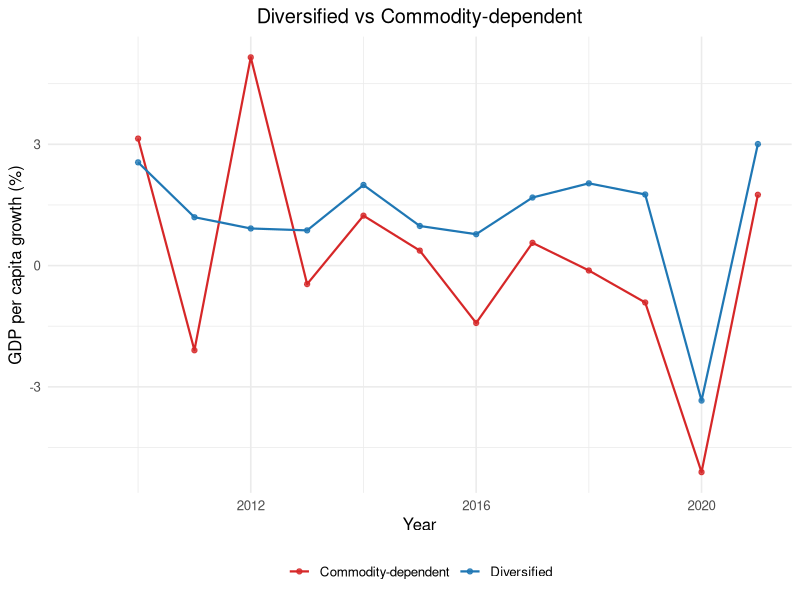

Here is the R script that generated this plot:
library(tidyverse)
library(dplyr)
library(ggplot2)
library(purrr)
library(patchwork)

# Importing Data Sets

Continent_Classification <- read.csv("data sets/continents-according-to-our-world-in-data.csv")
GDP_per_capita <- read.csv("data sets/gdp-per-capita-worldbank.csv")
LDC <- read.csv("data sets/LDC.csv")
World_Population <- read.csv("data sets/world population.csv")
NEET <- read.csv("data sets/youth-not-in-education-employment-training.csv")


# Rename Columns

colnames(GDP_per_capita) <- c("Country", "Code", "Year", "GDP_Per_Capita")
colnames(Continent_Classification) <- c("Country", "Code", "Year", "Continent")
colnames(World_Population) <- c("Country", "Code", "Year", "Population")


# Convert columns to correct types

GDP_per_capita <- GDP_per_capita %>%
  mutate(
    Country = as.character(Country),
    Code = as.character(Code),
    Year = as.integer(Year),
    GDP_Per_Capita = map_dbl(GDP_Per_Capita, as.numeric)
  )

Continent_Classification <- Continent_Classification %>%
  mutate(
    Country = as.character(Country),
    Code = as.character(Code),
    Year = as.integer(Year),
    Continent = as.character(Continent)
  )

World_Population <- World_Population %>%
  mutate(
    Country = as.character(Country),
    Code = as.character(Code),
    Year = as.integer(Year),
    Population = as.numeric(Population)
  )

# Combine Data Sets

GDP_Continent_Population_Combined <- GDP_per_capita %>%
  left_join(Continent_Classification %>% select(Code, Continent), by = "Code") %>%
  left_join(World_Population %>% select(Code, Year, Population), by = c("Code", "Year"))


GDP_Continent_Population_Combined <- GDP_Continent_Population_Combined %>%
  drop_na()


# LDC Classification

GDP_Continent_Population_Combined <- GDP_Continent_Population_Combined %>%
  mutate(LDC_Status = Country %in% LDC$Country & Year %in% LDC$Year)

# Add growth rate

GDP_Continent_Population_Combined <- GDP_Continent_Population_Combined %>%
  arrange(Country, Year) %>%  
  group_by(Country) %>%
  mutate(GDP_growth_rate = (GDP_Per_Capita - lag(GDP_Per_Capita)) / lag(GDP_Per_Capita) * 100) %>%
  ungroup()


# Determine Fair growth Target

# Europe
europemean <- GDP_Continent_Population_Combined %>%
  filter(Continent == "Europe") %>%
  filter(Year >= 2009 & Year <= 2021) %>%
  summarise(mean_gdp_pc = mean(GDP_Per_Capita, na.rm = TRUE))

# Asia
asiamean <- GDP_Continent_Population_Combined %>%
  filter(Continent == "Asia") %>%
  filter(Year >= 2009 & Year <= 2021) %>%
  summarise(mean_gdp_pc = mean(GDP_Per_Capita, na.rm = TRUE))

# Africa
africamean <- GDP_Continent_Population_Combined %>%
  filter(Continent == "Africa") %>%
  filter(Year >= 2009 & Year <= 2021) %>%
  summarise(mean_gdp_pc = mean(GDP_Per_Capita, na.rm = TRUE))

# North America
northamericamean <- GDP_Continent_Population_Combined %>%
  filter(Continent == "North America") %>%
  filter(Year >= 2009 & Year <= 2021) %>%
  summarise(mean_gdp_pc = mean(GDP_Per_Capita, na.rm = TRUE))

# South America
southamericamean <- GDP_Continent_Population_Combined %>%
  filter(Continent == "South America") %>%
  filter(Year >= 2009 & Year <= 2021) %>%
  summarise(mean_gdp_pc = mean(GDP_Per_Capita, na.rm = TRUE))

# Oceania
oceaniamean <- GDP_Continent_Population_Combined %>%
  filter(Continent == "Oceania") %>%
  filter(Year >= 2009 & Year <= 2021) %>%
  summarise(mean_gdp_pc = mean(GDP_Per_Capita, na.rm = TRUE))



# Combine your six means into one data frame
means_df <- data.frame(
  Continent = c("Europe", "Asia", "Africa", "North America", "South America", "Oceania"),
  mean_gdp_pc = c(
    europemean$mean_gdp_pc,
    asiamean$mean_gdp_pc,
    africamean$mean_gdp_pc,
    northamericamean$mean_gdp_pc,
    southamericamean$mean_gdp_pc,
    oceaniamean$mean_gdp_pc
  )
)

# Plot the line of best fit and average of each continent
TargetGrowth <- GDP_Continent_Population_Combined %>%
  filter(GDP_growth_rate > -10, GDP_growth_rate < 10, GDP_Per_Capita < 60000) %>%
  ggplot(aes(x = GDP_Per_Capita, y = GDP_growth_rate)) +
  geom_point(alpha = 0.3, size = 0.5) +
  geom_smooth(method = "lm", se = FALSE, color = "black") +
  geom_vline(data = means_df,
             aes(xintercept = mean_gdp_pc, color = Continent),
             linetype = "dashed", size = 0.7) +
  labs(title = "GDP per Capita vs GDP Growth Rate with Continent Means",
       x = "GDP per Capita", y = "GDP Growth Rate (%)",
       color = "Continent") +
  theme_minimal() +
  theme(plot.title = element_text(hjust = 0.5),
        legend.position = "bottom")

# output


# 1) Fit the linear model on your filtered data (same filters as plot)
plot_df <- GDP_Continent_Population_Combined %>%
  filter(GDP_growth_rate > -10,
         GDP_growth_rate < 10,
         GDP_Per_Capita < 60000)

m <- lm(GDP_growth_rate ~ GDP_Per_Capita, data = plot_df)

# 2) Combine your six mean values
means_df <- data.frame(
  Continent    = c("Europe", "Asia", "Africa", "North America", "South America", "Oceania"),
  mean_gdp_pc  = c(
    europemean$mean_gdp_pc,
    asiamean$mean_gdp_pc,
    africamean$mean_gdp_pc,
    northamericamean$mean_gdp_pc,
    southamericamean$mean_gdp_pc,
    oceaniamean$mean_gdp_pc
  )
)

# 3) Predict growth at each mean GDP per capita (these are your 6 values)
means_df$predicted_growth_at_mean <- predict(m, newdata = data.frame(GDP_Per_Capita = means_df$mean_gdp_pc))

# 4) Output neatly (rounded)
result <- means_df %>%
  mutate(
    mean_gdp_pc = round(mean_gdp_pc, 2),
    predicted_growth_at_mean = round(predicted_growth_at_mean, 3)
  )

result



# filter the years from 2009-2021
GDP_Continent_Population_Combined <- GDP_Continent_Population_Combined %>%
  filter(Year >= 2009 & Year <= 2021)


# Compute Continent Growth

continent_growth <- GDP_Continent_Population_Combined %>%
  group_by(Continent, Year) %>%
  summarise(
    weighted_gdp_pc = sum(GDP_Per_Capita * Population, na.rm = TRUE) / sum(Population, na.rm = TRUE), # weighted gdp_pc
    average_gdp_pc  = mean(GDP_Per_Capita, na.rm = TRUE),  # average gdp_pc
    .groups = "drop"
  ) %>%
  arrange(Continent, Year) %>%
  group_by(Continent) %>%
  mutate(weighted_growth = (weighted_gdp_pc / lag(weighted_gdp_pc) - 1) * 100) %>% # growth rate weighted by population
  mutate(average_growth = (average_gdp_pc / lag(average_gdp_pc) - 1) * 100) %>% # Average growth rate
  ungroup()


# NA during the years will affect accuracy of gdp growth rate
na_counts <- GDP_Continent_Population_Combined %>%
  group_by(Continent, Year) %>%
  summarise(
    na_GDP_growth_rate = sum(is.na(GDP_growth_rate)),
    .groups = "drop"
  ) %>%
  arrange(Continent, Year)
# Europe in 1995 is unreliable because 8 country have NA growth rate


# Plotting the graph for Continents



# Africa (threshold: 3%)
Africa_growth <- ggplot(subset(continent_growth, Continent == "Africa"), aes(x = Year)) +
  geom_line(aes(y = weighted_growth, color = "Weighted")) +
  geom_point(aes(y = weighted_growth, color = "Weighted"), size = 0.75) +
  geom_line(aes(y = average_growth, color = "Average")) +
  geom_point(aes(y = average_growth, color = "Average"), size = 0.75) +
  geom_hline(yintercept = 3, linetype = "dashed", color = "red", linewidth = 0.5) +
  labs(title = "Africa", y = "Growth Rate (%)", x = NULL) +
  theme_minimal()

# Asia (threshold: 2%)
Asia_growth <- ggplot(subset(continent_growth, Continent == "Asia"), aes(x = Year)) +
  geom_line(aes(y = weighted_growth, color = "Weighted")) +
  geom_point(aes(y = weighted_growth, color = "Weighted"), size = 0.75) +
  geom_line(aes(y = average_growth, color = "Average")) +
  geom_point(aes(y = average_growth, color = "Average"), size = 0.75) +
  geom_hline(yintercept = 2, linetype = "dashed", color = "red", linewidth = 0.5) +
  labs(title = "Asia", y = "Growth Rate (%)", x = NULL) +
  theme_minimal()

# Europe (threshold: 1.6%)
Europe_growth <- ggplot(subset(continent_growth, Continent == "Europe"), aes(x = Year)) +
  geom_line(aes(y = weighted_growth, color = "Weighted")) +
  geom_point(aes(y = weighted_growth, color = "Weighted"), size = 0.75) +
  geom_line(aes(y = average_growth, color = "Average")) +
  geom_point(aes(y = average_growth, color = "Average"), size = 0.75) +
  geom_hline(yintercept = 1.6, linetype = "dashed", color = "red", linewidth = 0.5) +
  labs(title = "Europe", y = "Growth Rate (%)", x = NULL) +
  theme_minimal()

# North America (threshold: 1.8%)
NorthAmerica_growth <- ggplot(subset(continent_growth, Continent == "North America"), aes(x = Year)) +
  geom_line(aes(y = weighted_growth, color = "Weighted")) +
  geom_point(aes(y = weighted_growth, color = "Weighted"), size = 0.75) +
  geom_line(aes(y = average_growth, color = "Average")) +
  geom_point(aes(y = average_growth, color = "Average"), size = 0.75) +
  geom_hline(yintercept = 1.8, linetype = "dashed", color = "red", linewidth = 0.5) +
  labs(title = "North America", y = "Growth Rate (%)", x = NULL) +
  theme_minimal()

# South America (threshold: 2%)
SouthAmerica_growth <- ggplot(subset(continent_growth, Continent == "South America"), aes(x = Year)) +
  geom_line(aes(y = weighted_growth, color = "Weighted")) +
  geom_point(aes(y = weighted_growth, color = "Weighted"), size = 0.75) +
  geom_line(aes(y = average_growth, color = "Average")) +
  geom_point(aes(y = average_growth, color = "Average"), size = 0.75) +
  geom_hline(yintercept = 2, linetype = "dashed", color = "red", linewidth = 0.5) +
  labs(title = "South America", y = "Growth Rate (%)", x = NULL) +
  theme_minimal()

# Oceania (threshold: 2%)
Oceania_growth <- ggplot(subset(continent_growth, Continent == "Oceania"), aes(x = Year)) +
  geom_line(aes(y = weighted_growth, color = "Weighted")) +
  geom_point(aes(y = weighted_growth, color = "Weighted"), size = 0.75) +
  geom_line(aes(y = average_growth, color = "Average")) +
  geom_point(aes(y = average_growth, color = "Average"), size = 0.75) +
  geom_hline(yintercept = 2, linetype = "dashed", color = "red", linewidth = 0.5) +
  labs(title = "Oceania", y = "Growth Rate (%)", x = NULL) +
  theme_minimal()


# Combine all six with one shared legend
Growth_Combined_Plot <- (Africa_growth | Asia_growth | Europe_growth) /
  (NorthAmerica_growth | SouthAmerica_growth | Oceania_growth) +
  plot_annotation(title = "GDP per Capita Growth by Continent",
                  theme = theme(plot.title = element_text(hjust = 0.5))) +
  plot_layout(guides = "collect") &
  theme(legend.position = "bottom")




# Share of LDC meeting the 7% target every year

ldc_target_share <- GDP_Continent_Population_Combined %>%
  filter(LDC_Status) %>%                                   # keep only LDCs
  group_by(Continent, Year) %>%
  summarise(
    n_ldc         = n_distinct(Country),                   # LDC count observed
    n_meet        = n_distinct(Country[GDP_growth_rate >= 7]),
    share_meeting = if_else(n_ldc > 0, 100 * n_meet / n_ldc, NA_real_), # percent
    .groups = "drop"
  )

# Plot the share of LDC meeting target

LDCShare <- ggplot(ldc_target_share, aes(x = Year, y = share_meeting, color = Continent)) +
  geom_line(size = 0.5) +
  geom_point(size=0.7) +
  labs(
    title = "Share of LDCs Meeting the UN ≥7% GDP Growth Target by Continents",
    x = "Year",
    y = "% of LDCs meeting target",
    color = "Continent"
  ) +
  theme_minimal(base_size = 12) +
  theme(
    legend.position = "bottom",
    plot.title = element_text(hjust = 0.5)   # center title
  )


# The growth rate of LDC


# LDC GDP per capita growth (weighted vs average) by continent-year

ldc_continent_growth <- GDP_Continent_Population_Combined %>%
  filter(LDC_Status) %>%
  group_by(Continent, Year) %>%
  summarise(
    weighted_gdp_pc_ldc = sum(GDP_Per_Capita * Population, na.rm = TRUE) / 
      sum(Population, na.rm = TRUE),
    average_gdp_pc_ldc  = mean(GDP_Per_Capita, na.rm = TRUE),
    .groups = "drop"
  ) %>%
  arrange(Continent, Year) %>%
  group_by(Continent) %>%
  mutate(
    weighted_growth_ldc = (weighted_gdp_pc_ldc / lag(weighted_gdp_pc_ldc) - 1) * 100,
    average_growth_ldc  = (average_gdp_pc_ldc  / lag(average_gdp_pc_ldc)  - 1) * 100
  ) %>%
  ungroup()

# Africa

Africa_LDC <- ggplot(subset(ldc_continent_growth, Continent == "Africa"), aes(x = Year)) +
  geom_line(aes(y = weighted_growth_ldc, color = "Weighted"), linewidth = 1) +
  geom_point(aes(y = weighted_growth_ldc, color = "Weighted"), size = 1.5) +
  geom_line(aes(y = average_growth_ldc,  color = "Average"), linewidth = 1, linetype = "dashed") +
  geom_point(aes(y = average_growth_ldc,  color = "Average"), size = 1.5) +
  scale_color_manual(values = c("Weighted" = "#1f77b4", "Average" = "#ff7f0e")) +
  labs(title = "Africa LDC GDP per Capita Growth", y = "Growth (%)", x = NULL, color = "Measure") +
  theme_minimal() +
  theme(
    legend.position = "bottom",
    panel.grid.minor = element_blank(),
    plot.title = element_text(hjust = 0.5)
  )

# Asia

# Graph after 1995 because Maldive is included as LDC in 1995 which caused distortion
ldc_continent_growth_Asia <- ldc_continent_growth %>%
  filter(Continent == "Asia", Year %in% 1996:2021)

Asia_LDC <- ggplot(ldc_continent_growth_Asia, aes(x = Year)) +
  geom_line(aes(y = weighted_growth_ldc, color = "Weighted"), linewidth = 1) +
  geom_point(aes(y = weighted_growth_ldc, color = "Weighted"), size = 1.5) +
  geom_line(aes(y = average_growth_ldc,  color = "Average"), linewidth = 1, linetype = "dashed") +
  geom_point(aes(y = average_growth_ldc,  color = "Average"), size = 1.5) +
  scale_color_manual(values = c("Weighted" = "#1f77b4", "Average" = "#ff7f0e")) +
  labs(title = "Asia LDC GDP per Capita Growth", y = "Growth (%)", x = NULL, color = "Measure") +
  theme_minimal() +
  theme(
    legend.position = "bottom",
    panel.grid.minor = element_blank(),
    plot.title = element_text(hjust = 0.5)
  )

# The sharp decline in 2020 was due to Maldives, having a -34% decline

# Oceania

Oceania_LDC <- ggplot(subset(ldc_continent_growth, Continent == "Oceania"), aes(x = Year)) +
  geom_line(aes(y = weighted_growth_ldc, color = "Weighted"), linewidth = 1) +
  geom_point(aes(y = weighted_growth_ldc, color = "Weighted"), size = 1.5) +
  geom_line(aes(y = average_growth_ldc,  color = "Average"), linewidth = 1, linetype = "dashed") +
  geom_point(aes(y = average_growth_ldc,  color = "Average"), size = 1.5) +
  scale_color_manual(values = c("Weighted" = "#1f77b4", "Average" = "#ff7f0e")) +
  labs(title = "Oceania LDC GDP per Capita Growth", y = "Growth (%)", x = NULL, color = "Measure") +
  theme_minimal() +
  theme(
    legend.position = "bottom",
    panel.grid.minor = element_blank(),
    plot.title = element_text(hjust = 0.5)
  )


# Box Plot to Show Distribution

# Common y-limits across the three continents (ignoring NAs)
ylim_range <- ldc_continent_growth %>%
  filter(Continent %in% c("Africa", "Asia", "Oceania")) %>%
  pull(weighted_growth_ldc) %>%
  range(na.rm = TRUE)

# Africa
Africa_box <- ggplot(subset(ldc_continent_growth, Continent == "Africa" & !is.na(weighted_growth_ldc)),
                     aes(x = "Africa", y = weighted_growth_ldc)) +
  geom_boxplot(fill = "#1f77b4") +
  coord_cartesian(ylim = ylim_range) +
  labs(title = "Africa", x = NULL, y = "Growth Rate (%)") +
  theme_minimal() +
  theme(plot.title = element_text(hjust = 0.5))

# Asia
Asia_box <- ggplot(subset(ldc_continent_growth, Continent == "Asia" & !is.na(weighted_growth_ldc)),
                   aes(x = "Asia", y = weighted_growth_ldc)) +
  geom_boxplot(fill = "#1f77b4") +
  coord_cartesian(ylim = ylim_range) +
  labs(title = "Asia", x = NULL, y = NULL) +
  theme_minimal() +
  theme(plot.title = element_text(hjust = 0.5))

# Oceania
Oceania_box <- ggplot(subset(ldc_continent_growth, Continent == "Oceania" & !is.na(weighted_growth_ldc)),
                      aes(x = "Oceania", y = weighted_growth_ldc)) +
  geom_boxplot(fill = "#1f77b4") +
  coord_cartesian(ylim = ylim_range) +
  labs(title = "Oceania", x = NULL, y = NULL) +
  theme_minimal() +
  theme(plot.title = element_text(hjust = 0.5))

# Combine into one row with a shared title
LDC_Distribution_Combined <- (Africa_box | Asia_box | Oceania_box) +
  plot_annotation(
    title = "Distribution of Weighted LDC GDP per Capita Growth",
    theme = theme(plot.title = element_text(hjust = 0.5))
  )


# Compare Caribbean with rest

GDP_Continent_Population_Combined_NorthAmerica <- GDP_Continent_Population_Combined %>%
  filter(Continent == "North America")

# Vector of Caribbean codes

caribbean <- c("ATG","BHS","BRB","CUB","DMA","DOM","GRD","HTI","JAM","KNA","LCA","VCT","TTO")

# Two region weighted growth rate
CaribbeanNorthAmerica <-GDP_Continent_Population_Combined_NorthAmerica %>%
  mutate(Group = if_else(Code %in% caribbean, "Caribbean", "Rest of North America")) %>%
  group_by(Year, Group) %>%
  summarise(
    weighted_gdp_pc = sum(GDP_Per_Capita * Population, na.rm = TRUE) / 
      sum(Population, na.rm = TRUE),
    .groups = "drop"
  ) %>%
  arrange(Group, Year) %>%
  group_by(Group) %>%
  mutate(
    weighted_growth = (weighted_gdp_pc / lag(weighted_gdp_pc) - 1) * 100,
  ) %>%
  ungroup()

# Plot the graph of the two region

CaribbeanNorthAmericaGraph <- ggplot(CaribbeanNorthAmerica, aes(x = Year, y = weighted_growth, color = Group)) +
  geom_line(size = 0.75) +
  geom_point(size = 1.5, alpha = 0.8) +
  scale_color_manual(values = c("Caribbean" = "#D62728",  # red
                                "Rest of North America" = "#7F7F7F")) +  # grey
  labs(
    title = "Caribbean vs Rest of North America",
    x = "Year",
    y = "GDP per capita growth (%)",
    color = NULL
  ) +
  theme_minimal(base_size = 12) +
  theme(
    legend.position = "bottom",
    plot.title = element_text(hjust = 0.5),
    plot.subtitle = element_text(hjust = 0.5)
  )




# Africa Diversify vs Dependent


# Diversified economies 
diversified_codes <- c(
  "BWA","CPV","DJI","EGY","SWZ","GHA","KEN","MUS","MAR","NAM",
  "RWA","SEN","SYC","ZAF","TZA","TUN"
)

# Commodity-dependent economies 
commodity_codes <- c(
  "DZA","AGO","BEN","BFA","BDI","CMR","CAF","TCD","COM","COG","CIV","COD",
  "GNQ","ETH","GAB","GMB","GIN","GNB","LSO","LBR","LBY","MDG","MWI","MLI",
  "MRT","MOZ","NER","NGA","STP","SLE","SOM","SDN","TGO","UGA","ZMB","ZWE"
)


# Classify each country into Diversified vs Commodity-dependent
DiversifiedCommodity <- GDP_Continent_Population_Combined %>%
  mutate(Group = case_when(
    Code %in% diversified_codes ~ "Diversified",
    Code %in% commodity_codes   ~ "Commodity-dependent",
    TRUE                        ~ NA_character_   # drop unclassified
  )) %>%
  filter(!is.na(Group)) %>%
  group_by(Year, Group) %>%
  summarise(
    weighted_gdp_pc = sum(GDP_Per_Capita * Population, na.rm = TRUE) / 
      sum(Population, na.rm = TRUE),
    .groups = "drop"
  ) %>%
  arrange(Group, Year) %>%
  group_by(Group) %>%
  mutate(
    weighted_growth = (weighted_gdp_pc / lag(weighted_gdp_pc) - 1) * 100
  ) %>%
  ungroup()


# Plot the graph
DiversifiedCommodityGraph <- ggplot(DiversifiedCommodity, 
                                    aes(x = Year, y = weighted_growth, color = Group)) +
  geom_line(size = 0.75) +
  geom_point(size = 1.5, alpha = 0.8) +
  scale_color_manual(values = c("Diversified" = "#1f77b4", "Commodity-dependent" = "#D62728")) +
  labs(
    title = "Diversified vs Commodity-dependent",
    x = "Year",
    y = "GDP per capita growth (%)",
    color = NULL
  ) +
  theme_minimal(base_size = 12) +
  theme(
    legend.position = "bottom",
    plot.title = element_text(hjust = 0.5)
  )

# Print the graph
DiversifiedCommodityGraph
